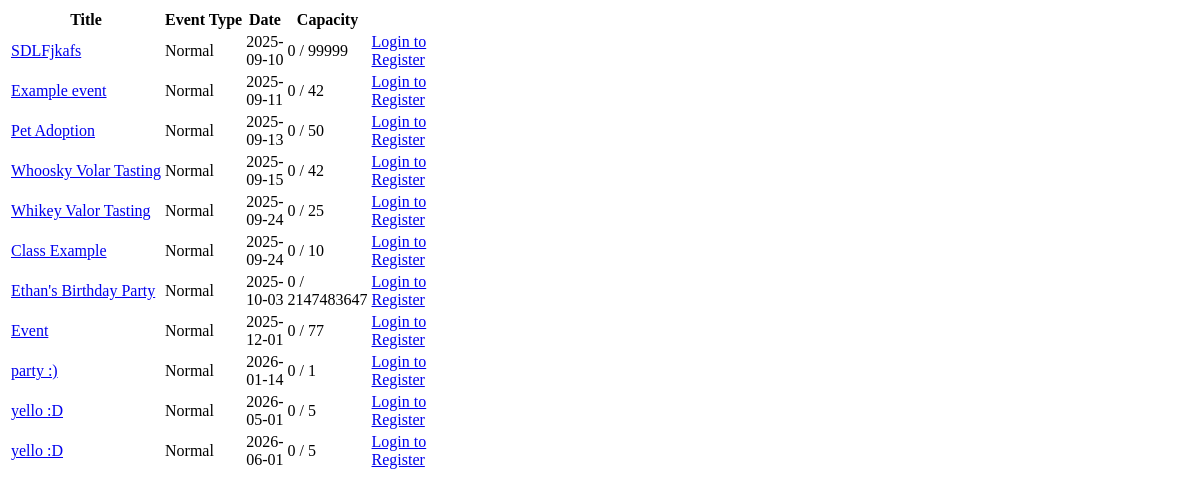
Before: /event-list.php with the older database file.
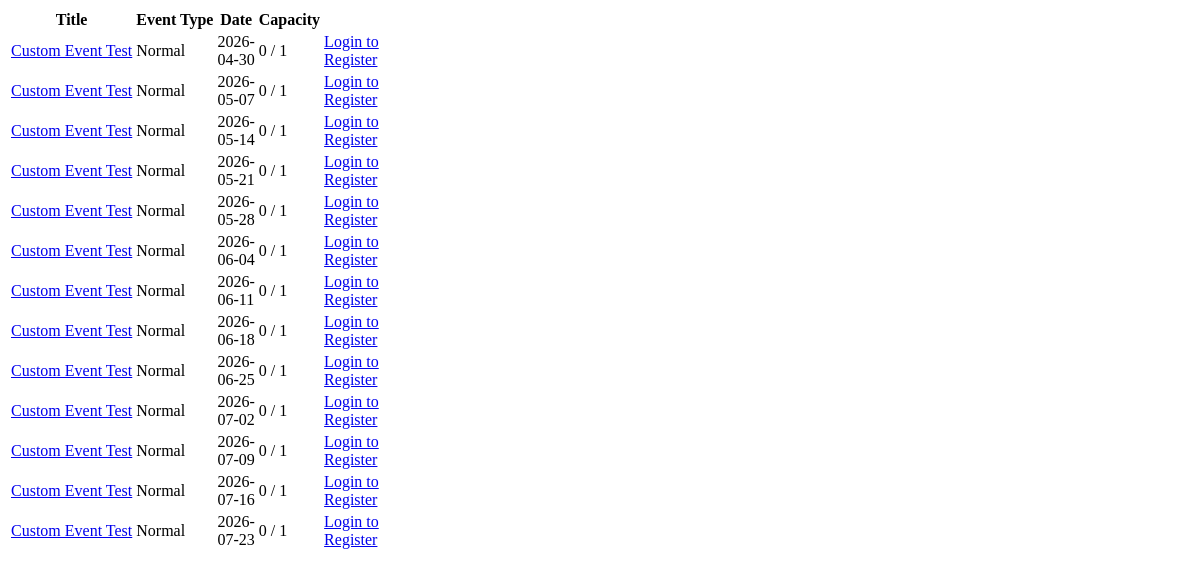
After: the same page with the newer database file.
### tables this page shows
CREATE TABLE `dbevents` (
  `id` int(11) NOT NULL,
  `name` text NOT NULL,
  `abbr_name` text NOT NULL,
  `type` enum('Retreat','Normal') NOT NULL DEFAULT 'Normal',
  `startDate` char(10) NOT NULL,
  `startTime` char(5) NOT NULL,
  `endTime` char(5) NOT NULL,
  `endDate` char(10) NOT NULL,
  `timezone` varchar(50) NOT NULL,
  `description` text NOT NULL,
  `capacity` int(11) NOT NULL,
  `location` text DEFAULT NULL,
  `access` enum('Public','Private') NOT NULL DEFAULT 'Public',
  `completed` enum('Y','N') NOT NULL DEFAULT 'N',
  `board_event` tinyint(1) NOT NULL DEFAULT 0,
  `series_id` varchar(32) DEFAULT NULL,
  `recurrence_interval_days` int(11) NOT NULL
);

### database/dbEvents.php (called while the page is built, shortened)
<?php
include_once(dirname(__FILE__).'/../domain/Event.php');
function fetch_event_signups($eventID) {
    $connection = connect();
    $query = "SELECT userID, notes FROM dbeventpersons WHERE eventID = '$eventID'";
    $result = mysqli_query($connection, $query);
    $signups = [];
    return $signups;
}
function make_an_event($result_row) {
    $theEvent = new Event(
                    $result_row['id'],
                    $result_row['name'],
                    $result_row['abbr_name'],
                    type: $result_row['type'],
                    startDate: $result_row['startDate'],
                    startTime: $result_row['startTime'],
                    endTime: $result_row['endTime'],
                    endDate: $result_row['endDate'],
                    description: $result_row['description'],
                    capacity: $result_row['capacity'],
                    location: $result_row['location'],
                    access: $result_row['access'],
                    completed: $result_row['completed'],
                    board_event: $result_row['board_event'] ?? 0
                );
    return $theEvent;
}
 function get_all_events_sorted_by_date_not_archived() {
    $con=connect();
    $query = "SELECT * FROM dbevents" .
            " WHERE completed = 'N'" .
            " ORDER BY startDate ASC";
    $result = mysqli_query($con,$query);
    $theEvents = array();
    while ($result_row = mysqli_fetch_assoc($result)) {
        $theEvent = make_an_event($result_row);
        $theEvents[] = $theEvent;
    }
    return $theEvents;
 }

### domain/Event.php (called while the page is built, shortened)
<?php
class Event {
    private $name;
    private $type;
    private $startDate;
    private $endDate;
    private $capacity;
    function __construct($id, $name, $abbr, $type, $startDate, $startTime, $endTime, $endDate, $description, $capacity, $location, $access, $completed, $board_event = 0) {
        $this->name = $name;
        $this->type = $type;
        $this->startDate = $startDate;
        $this->endDate = $endDate;
        $this->capacity = $capacity;
    }
    function getName() {
        return $this->name;
    }
    function getStartDate() {
        return $this->startDate;
    }
    function getEndDate() {
        return $this->endDate;
    }
    function getCapacity() {
        return $this->capacity;
    }
    function getEventType(){
        return $this->type;
    }
}

### event-list.php (the view, shortened to what this page needs)
<!DOCTYPE html>
    <body>
        <?php require_once('database/dbEvents.php');?>
        <main class="general">
            <?php
                    $userID = null;
                    $events = get_all_events_sorted_by_date_not_archived();
                    $today = new DateTime();
                    $upcomingEvents = array_filter($events, function($event) use ($today) {
                        $eventDate = new DateTime($event->getEndDate());
                        return $eventDate >= $today;
                    });
                    if (sizeof($upcomingEvents) > 0): ?>
                        <table class="general">
                            <thead>
                                <tr>
                                    <th>Title</th>
                                    <th>Event Type</th>
                                    <th style="width:1px">Date</th>
                                    <th style="width:1px">Capacity</th>
                                    <th style="width:1px"></th>
                                </tr>
                            </thead>
                        <tbody>
                           <?php
                                foreach ($upcomingEvents as $event) {
                                    $eventID = $event->getID();
                                    $title = $event->getName();
                                    $date = $event->getStartDate();
                                    $capacity = $event->getCapacity();
                                    $restricted_signup = $event->getAccess();
                                    $type = $event->getEventType();
                                    $signups = fetch_event_signups($eventID);
                                    $numSignups = count($signups);
                                    $isSignedUp = check_if_signed_up($eventID, $userID);
                                    echo "
                                    <tr data-event-id='$eventID'>
                                        <td><a href='event.php?id=$eventID' class='event-link'>$title</a></td>
                                        <td>$type</td>
                                        <td>$date</td>";
                                    if($numSignups >= $capacity) {
                                        echo "<td class='full-capacity'>Full</td>";
                                    } else {
                                        echo "<td>$numSignups / $capacity</td>";
                                    }
                                    if(isset($_SESSION['user_id']) && $_SESSION['user_id'] != 'guest') {
                                        if ($isSignedUp) {
                                            echo "
                                            <td>
                                            <a class='button cancel' href='viewMyUpcomingEvents.php' >Already Signed Up!</a>
                                            </td>";
                                        } elseif($numSignups >= $capacity) {
                                            echo "
                                                <td><a class='button-signup' style='background-color:#c73d06'>Sign Ups Closed!</a></td>";
                                        } else {
                                        echo "<td><a class='button-signup' href='eventSignUp.php?event_name=" . urlencode($title) . "&restricted=" . urlencode($restricted_signup) . "'>Sign Up</a></td>";
                                        }
                                    echo "</tr>";
                                        } else {
                                        echo "
                                        <td>
                                        <a class='button-signup' href='login.php' style='display:inline-block; width:116%; ' >Login to Register</a></td>
                                        </tr>";
                                        }
                                }
                            ?>
                        </tbody>
                    </table>
                <?php else: ?>
                <p class="no-events standout">There are currently no events available to view.<a class="button add" href="addEvent.php">Create a New Event</a> </p>
            <?php endif ?>
            </main>
        </body>
    </html>

Changed rows visible on the page:
removed dbevents: name "SDLFjkafs", type "Normal", startDate "2025-09-10", numSignups "0", capacity "99999"
removed dbevents: name "Example event", type "Normal", startDate "2025-09-11", numSignups "0", capacity "42"
removed dbevents: name "Pet Adoption", type "Normal", startDate "2025-09-13", numSignups "0", capacity "50"
removed dbevents: name "Whoosky Volar Tasting", type "Normal", startDate "2025-09-15", numSignups "0", capacity "42"
removed dbevents: name "Whikey Valor Tasting", type "Normal", startDate "2025-09-24", numSignups "0", capacity "25"
removed dbevents: name "Class Example", type "Normal", startDate "2025-09-24", numSignups "0", capacity "10"
removed dbevents: name "Ethan's Birthday Party", type "Normal", startDate "2025-10-03", numSignups "0", capacity "2147483647"
removed dbevents: name "Event", type "Normal", startDate "2025-12-01", numSignups "0", capacity "77"
removed dbevents: name "party :)", type "Normal", startDate "2026-01-14", numSignups "0", capacity "1"
removed dbevents: name "yello :D", type "Normal", startDate "2026-05-01", numSignups "0", capacity "5"
removed dbevents: name "yello :D", type "Normal", startDate "2026-06-01", numSignups "0", capacity "5"
added dbevents: name "Custom Event Test", type "Normal", startDate "2026-04-30", numSignups "0", capacity "1"
added dbevents: name "Custom Event Test", type "Normal", startDate "2026-05-07", numSignups "0", capacity "1"
added dbevents: name "Custom Event Test", type "Normal", startDate "2026-05-14", numSignups "0", capacity "1"
added dbevents: name "Custom Event Test", type "Normal", startDate "2026-05-21", numSignups "0", capacity "1"
added dbevents: name "Custom Event Test", type "Normal", startDate "2026-05-28", numSignups "0", capacity "1"
added dbevents: name "Custom Event Test", type "Normal", startDate "2026-06-04", numSignups "0", capacity "1"
added dbevents: name "Custom Event Test", type "Normal", startDate "2026-06-11", numSignups "0", capacity "1"
added dbevents: name "Custom Event Test", type "Normal", startDate "2026-06-18", numSignups "0", capacity "1"
added dbevents: name "Custom Event Test", type "Normal", startDate "2026-06-25", numSignups "0", capacity "1"
added dbevents: name "Custom Event Test", type "Normal", startDate "2026-07-02", numSignups "0", capacity "1"
added dbevents: name "Custom Event Test", type "Normal", startDate "2026-07-09", numSignups "0", capacity "1"
added dbevents: name "Custom Event Test", type "Normal", startDate "2026-07-16", numSignups "0", capacity "1"
added dbevents: name "Custom Event Test", type "Normal", startDate "2026-07-23", numSignups "0", capacity "1"
